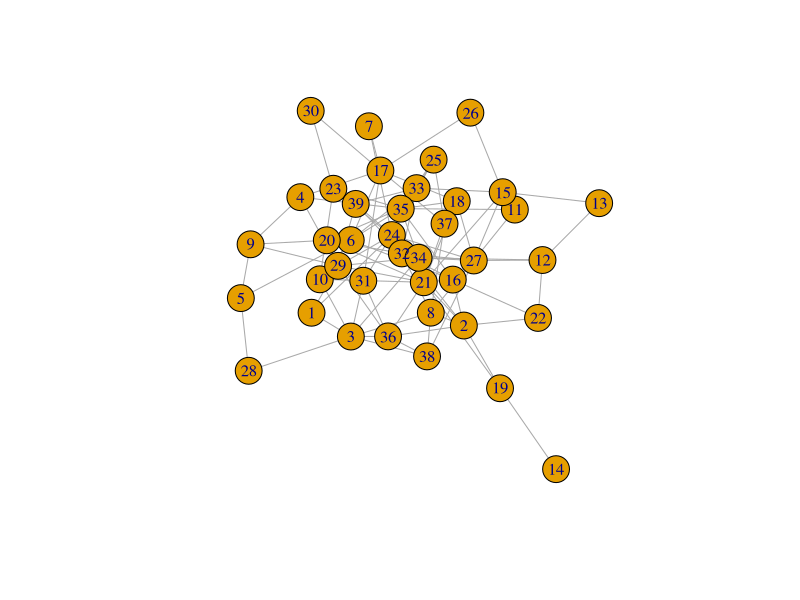

The R source for this figure:
library(igraph)

creation_graphe_rand <-function(nom_func_crea){
  nb_point <- sample(5:100,1)
  dens_link <- runif(1,0.1,0.7)
  return(nom_func_crea(nb_point,dens_link,directed=FALSE))
}

plot(creation_graphe_rand(erdos.renyi.game))
